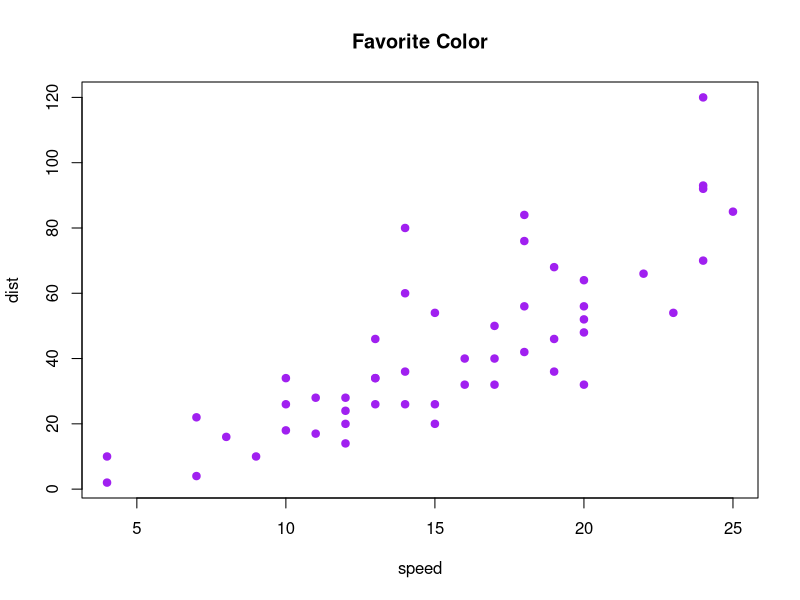

Write the R code that produced this figure.
## ---- chunk 1
summary(cars)
sd(cars$dist)
## ---- chunk 2
plot(cars, col="purple", pch=19, main="Favorite Color")
